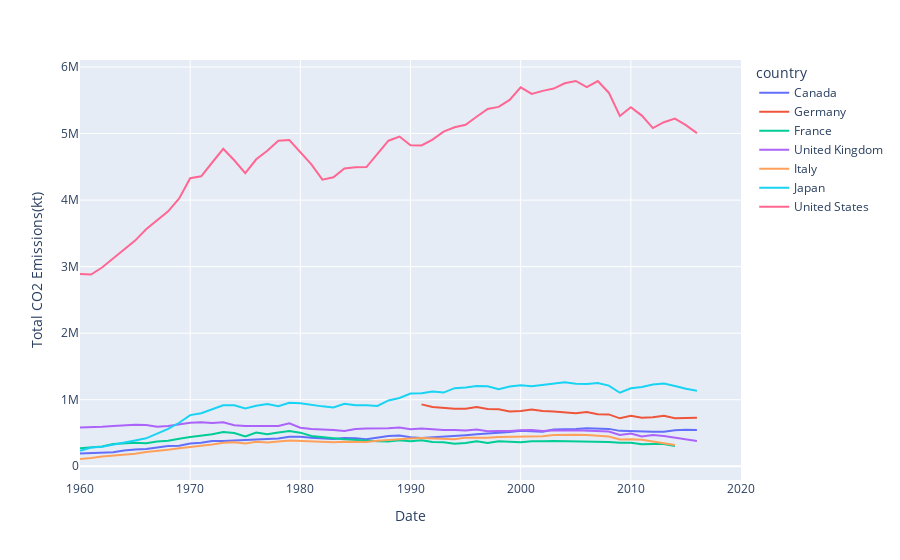
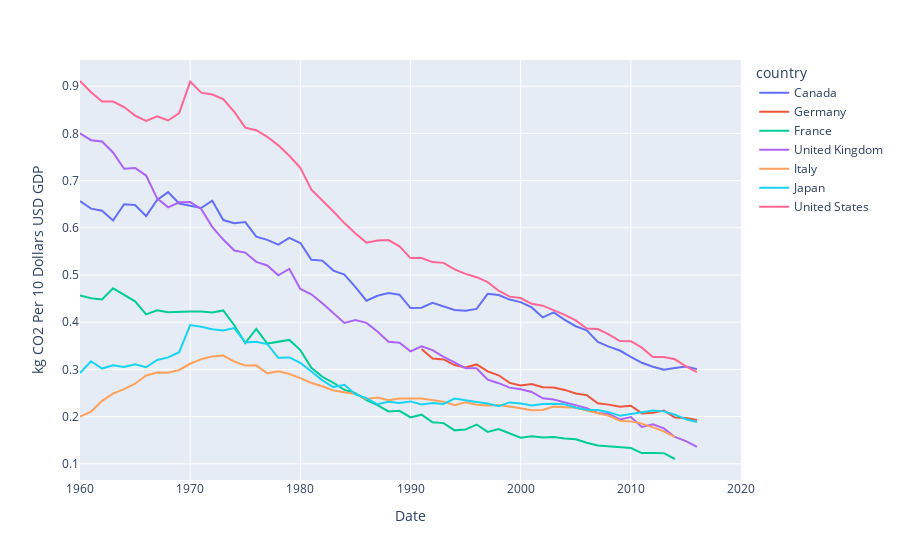
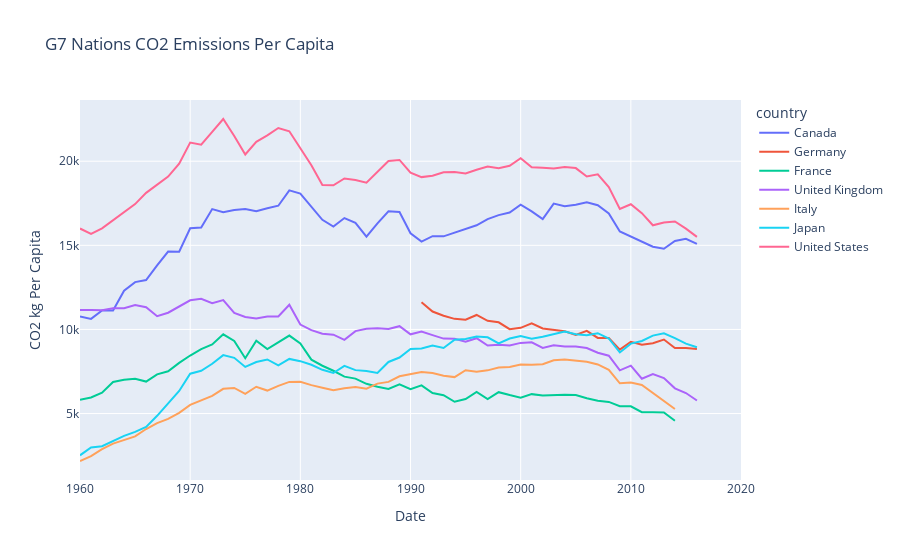

The notebook cell saved with these charts, in order:
### Code cell
fig1 = px.line(df, x="Date", y="Total CO2 Emissions(kt)", color='country')
fig2 = px.line(df, x="Date", y="kg CO2 Per 10 Dollars USD GDP", color='country')
fig3 = px.line(df, x="Date", y="CO2 kg Per Capita", color='country', title = 'G7 Nations CO2 Emissions Per Capita')
fig1.show()
fig2.show()
fig3.show()
